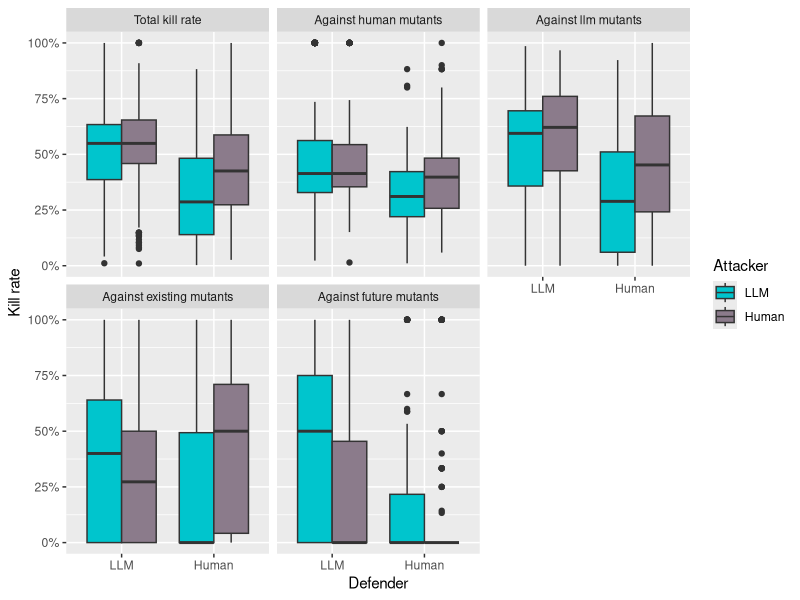
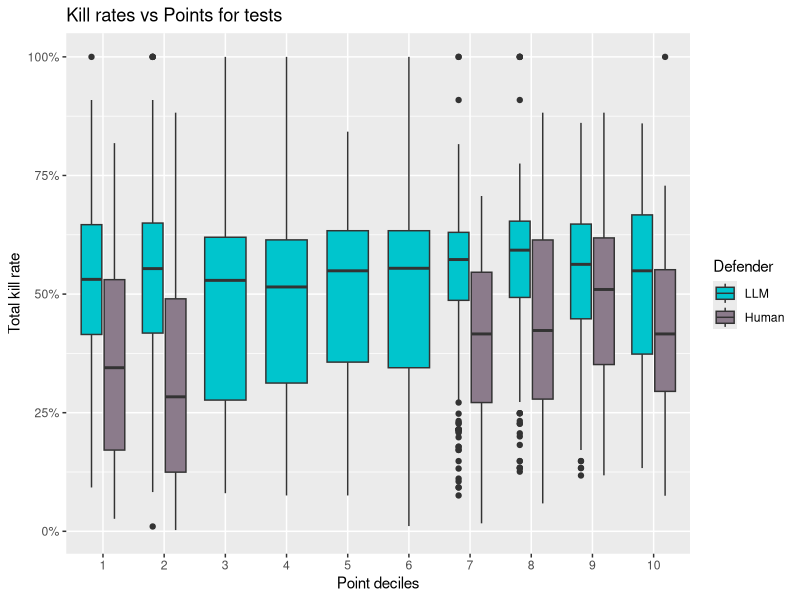
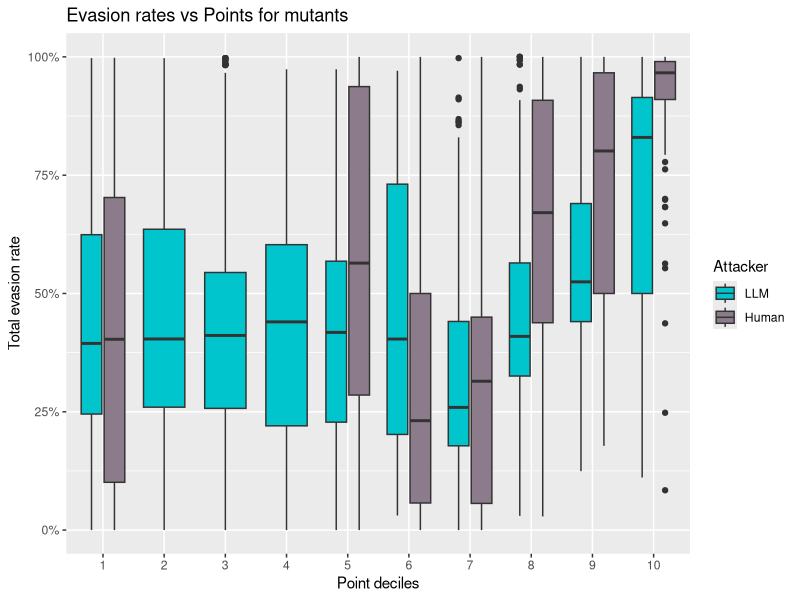
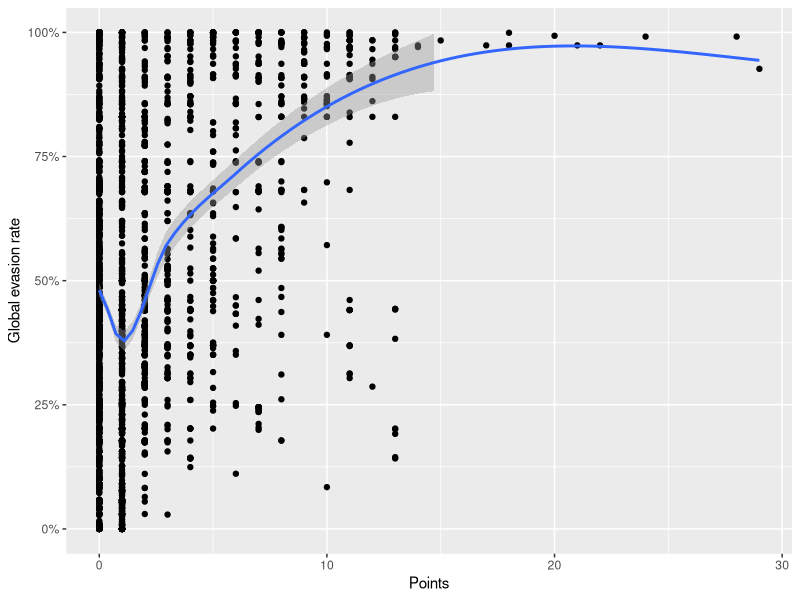
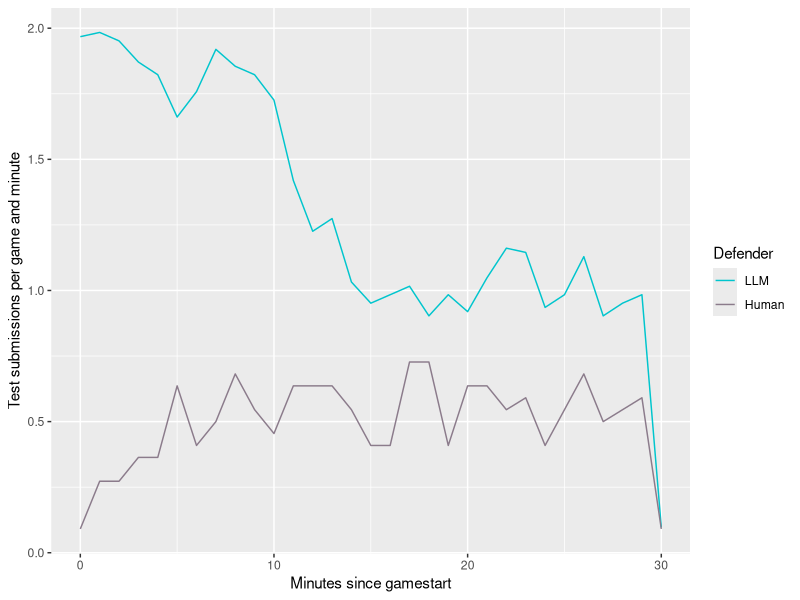
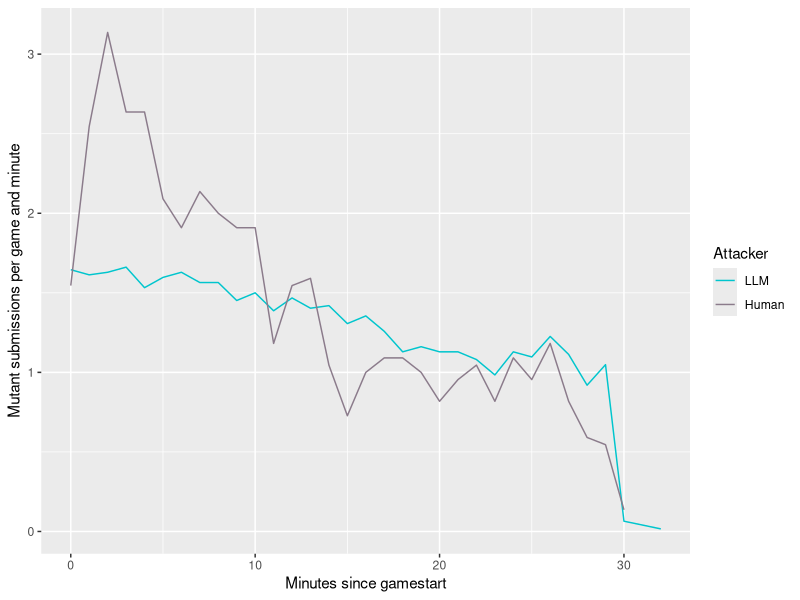
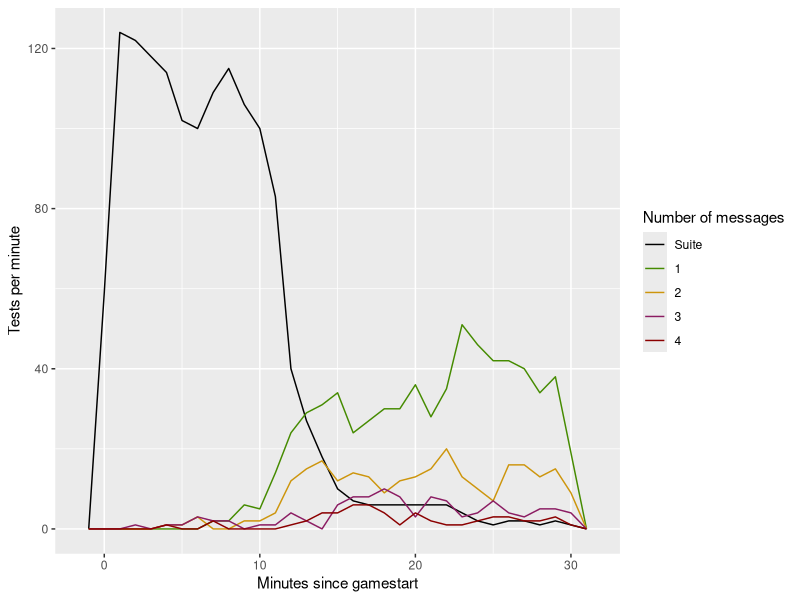
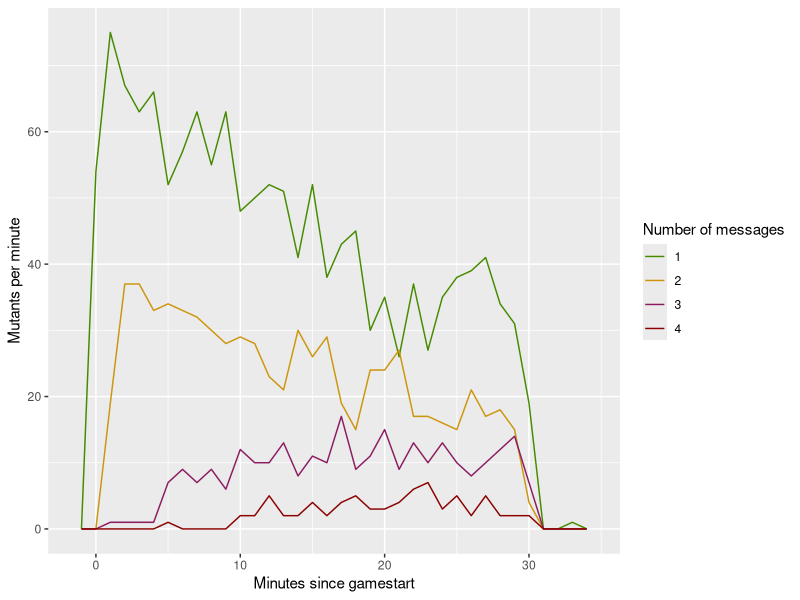

The R script that drew these images, in order:
## ---- chunk 1
knitr::opts_chunk$set(echo = F)
## ---- chunk 2
library(ggplot2)
library(dplyr)
library(viridisLite)
library(tidyr)
library(scales)
getwd()
detach.dfs <- function() {
  for (p in search()) {
    if (grepl("tests|mutants", p)) {
      detach(p, character.only = TRUE)
    }
  }
}

colors.opinion <- c("red", "orange", "grey", "cyan", "blue")
colors.actor <- c("turquoise3", "thistle4")
colors.quality <- c("#458B00", "darkgoldenrod3", "#8B1C62", "red4")

interpretation.opponent_opinion_human_or_ai <- as.factor(c(
  "Definitely human",
  "Probably human",
  "Don't know",
  "Probably ai",
  "Definitely ai"
))

levels.degree <- c(
  "Bachelor Informatik", 
  "Bachelor Internet Computing", 
  "Lehramt Informatik",
  "Artificial Intelligence")
levels.cut <- c(
  "ByteVector",
  "CharRange"
)

common_variables <- function(.data) {
  mutate(
    .data,
    llm_or_human = factor(llm_or_human, levels = c("LLM", "Human")),
    opponent_llm_or_human = factor(opponent_llm_or_human, levels = c("LLM", "Human")),
    cut = factor(cut, levels = levels.cut),
    author_degree = factor(author_degree, levels = levels.degree),
    opponent_degree = factor(opponent_degree, levels = levels.degree),
    experiment_round = factor(experiment_round),
    author_opinion_judged_programming_skill = factor(author_opinion_judged_programming_skill),
    author_opinion_judged_original = factor(author_opinion_judged_original),
    author_opinion_challenged = factor(author_opinion_challenged),
    author_opinion_fun = factor(author_opinion_fun),
    author_opinion_human_or_ai = factor(author_opinion_human_or_ai),
    opponent_opinion_judged_programming_skill = factor(opponent_opinion_judged_programming_skill),
    opponent_opinion_judged_original = factor(opponent_opinion_judged_original),
    opponent_opinion_challenged = factor(opponent_opinion_challenged),
    opponent_opinion_fun = factor(opponent_opinion_fun),
    opponent_opinion_human_or_ai = factor(opponent_opinion_human_or_ai),
  )
}
## ---- chunk 3
tests <- read.csv("test_data.csv") |>
  common_variables() |>
  mutate(
    is_equivalence_test = is_equivalence_test == "YES",
    kill_rate = (human_mutants_killed + llm_mutants_killed) / (human_mutants_killed + human_mutants_ignored + llm_mutants_killed + llm_mutants_ignored) |>
      replace_na(0),
    human_kill_rate = (human_mutants_killed / (human_mutants_killed + human_mutants_ignored)) |>
      replace_na(0),
    llm_kill_rate = (llm_mutants_killed / (llm_mutants_killed + llm_mutants_ignored)) |>
      replace_na(0),
    existing_kill_rate = (existing_mutants_killed / (existing_mutants_killed + existing_mutants_ignored)) |>
      replace_na(0),
    future_kill_rate = (future_mutants_killed / (future_mutants_killed + future_mutants_ignored)) |>
      replace_na(0),
  )

mutants <- read.csv("mutant_data.csv") |>
  common_variables() |>
  mutate(
    stillborn = stillborn == "YES",
    survived = survived == "YES",
    declared_equivalent = declared_equivalent == "YES",
    has_been_killed = human_tests_killed_by + llm_tests_killed_by > 0,
    
    evasion_rate = (human_tests_survived + llm_tests_survived) / (human_tests_survived + human_tests_killed_by + llm_tests_survived + llm_tests_killed_by) |>
      replace_na(0),
    human_evasion_rate = (human_tests_survived / (human_tests_survived + human_tests_killed_by)) |>
      replace_na(0),
    llm_evasion_rate = (llm_tests_survived / (llm_tests_survived + llm_tests_killed_by)) |>
      replace_na(0),
    existing_evasion_rate = (existing_tests_survived / (existing_tests_survived + existing_tests_killed_by)) |>
      replace_na(0),
    future_evasion_rate = (future_tests_survived / (future_tests_survived + future_tests_killed_by)) |>
      replace_na(0),
  )
  
number_of_test_games <- tests[!tests$is_equivalence_test,] |>
  group_by(
    llm_or_human,
  ) |>
  summarise(
    n = n_distinct(game_id)
  )
number_of_mutant_games <- mutants |>
  group_by(
    llm_or_human,
  ) |>
  summarise(
    n = n_distinct(game_id)
  )

deftests <- tests |> filter(!is_equivalence_test)
## ---- chunk 4

deftests |>
  pivot_longer(
    cols = c(kill_rate, llm_kill_rate, human_kill_rate, existing_kill_rate, future_kill_rate),
    names_to = "kill_rate_type",
    values_to = "kill_rate_value"
  ) |>
  mutate(kill_rate_type = factor(kill_rate_type, 
                                 levels = c(
                                   "kill_rate", 
                                   "human_kill_rate", 
                                   "llm_kill_rate", 
                                   "existing_kill_rate",
                                   "future_kill_rate"),
                                 labels = c(
                                   "Total kill rate",
                                   "Against human mutants",
                                   "Against llm mutants",
                                   "Against existing mutants",
                                   "Against future mutants"
                                 ))) |>
  ggplot(aes(x = llm_or_human, y = kill_rate_value, fill = opponent_llm_or_human)) + 
    geom_boxplot(position = "dodge") + 
    xlab("Defender") +
    scale_y_continuous(name = "Kill rate", labels = percent) + 
    scale_fill_manual(name = "Attacker", values = colors.actor) +
    facet_wrap( ~ kill_rate_type)
## ---- chunk 5
deftests |> 
  mutate(
    point_ntil = ntile(points, n = 10)
  ) |>
  group_by(point_ntil) |>
  ggplot(aes(y = kill_rate, x = factor(point_ntil), fill = llm_or_human)) +
    geom_boxplot() +
    scale_fill_manual(values = colors.actor, name = "Defender") + 
    ggtitle("Kill rates vs Points for tests") +
    xlab("Point deciles") + 
    ylab("Total kill rate") +
    scale_y_continuous(labels = percent)

## ---- chunk 6
mutants |> 
  filter(!(!has_been_killed &declared_equivalent)) |>
  mutate(
    point_ntil = ntile(points, n = 10)
  ) |>
  group_by(point_ntil) |>
  ggplot(aes(y = evasion_rate, x = factor(point_ntil), fill = llm_or_human)) +
    geom_boxplot() +
    scale_fill_manual(values = colors.actor, name = "Attacker") + 
    ggtitle("Evasion rates vs Points for mutants") +
    xlab("Point deciles") + 
    ylab("Total evasion rate") +
    scale_y_continuous(labels = percent)
## ---- chunk 7
ggplot(mutants, aes(x = points, y = evasion_rate)) +
  geom_point() + 
  geom_smooth(formula = y ~x, method = loess) +
  scale_y_continuous(limits = c(0,1), labels = percent, name = "Global evasion rate") + 
  xlab("Points")
## ---- chunk 8
timelineplot <- function(.data) {
  .data |>
  mutate(seconds_since_gamestart = floor(seconds_since_gamestart / 60)) |>
    rename(`Minutes since gamestart` = seconds_since_gamestart) |>
    mutate(
      part = as.numeric(ifelse(llm_or_human == "LLM",
                    1 / number_of_test_games[number_of_test_games$llm_or_human == "LLM","n"],
                    1 / number_of_test_games[number_of_test_games$llm_or_human == "Human","n"]
                    ))
    ) |>
    group_by(`Minutes since gamestart`, llm_or_human) |>
    summarise(
      part = sum(part)
    ) |>
  ggplot(aes(x = `Minutes since gamestart`, y = part, colour = llm_or_human)) +
    geom_line()
}

deftests |>
  timelineplot() +
  ylab("Test submissions per game and minute") +
  scale_colour_manual(values = colors.actor, name = "Defender")
## ---- chunk 9
mutants |>
  timelineplot() +
  ylab("Mutant submissions per game and minute") +
  scale_colour_manual(values = colors.actor, name = "Attacker")
## ---- chunk 10
deftests|>
  filter(llm_or_human == "LLM") |>
  mutate(number_of_messages = ifelse(is.na(number_of_messages), 0, number_of_messages)) |>
  mutate(number_of_messages = factor(number_of_messages,
                                     levels = c(0, 1,2,3,4),
                                     labels = c("Suite", "1", "2", "3", "4"))) |>
  mutate(seconds_since_gamestart = seconds_since_gamestart / 60) |>
  rename(`Minutes since gamestart` = seconds_since_gamestart) |>
  group_by(number_of_messages) |>
  ggplot(aes(x = `Minutes since gamestart`, colour = number_of_messages)) +
    geom_freqpoly(binwidth = 1) + 
    ylab("Tests per minute") +
    scale_colour_manual(name = "Number of messages", values = c("black", colors.quality))
  
## ---- chunk 11
mutants|>
  filter(llm_or_human == "LLM") |>
  mutate(number_of_messages = factor(number_of_messages,
                                     levels = c(0, 1,2,3,4),
                                     labels = c("Suite", "1", "2", "3", "4"))) |>
  mutate(seconds_since_gamestart = seconds_since_gamestart / 60) |>
  rename(`Minutes since gamestart` = seconds_since_gamestart) |>
  group_by(number_of_messages) |>
  ggplot(aes(x = `Minutes since gamestart`, colour = number_of_messages)) +
    geom_freqpoly(binwidth = 1) + 
    ylab("Mutants per minute") +
    scale_colour_manual(name = "Number of messages", values = c(colors.quality))
## ---- chunk 12
deftests |>
  filter(opponent_llm_or_human == "Human") |>
  group_by(game_id, author_nickname, opponent_opinion_human_or_ai, llm_or_human) |>
  mutate(opponent_opinion_human_or_ai = factor(opponent_opinion_human_or_ai, levels = 1:5, labels = interpretation.opponent_opinion_human_or_ai)) |>
  summarise(n = n()) |>
  ggplot(aes(x = llm_or_human, y = n, fill = opponent_opinion_human_or_ai)) + 
    geom_col(position = "fill", name = "Proportion") +
    scale_fill_manual(name = "Attacker's guess", values = colors.opinion) +
    xlab("Defender") +
    ylab("Proportion") +
    ggtitle("Defender Turing test") + 
    scale_y_continuous(labels = percent)

## ---- chunk 13
mutants |>
  filter(opponent_llm_or_human == "Human") |>
  group_by(game_id, author_nickname, opponent_opinion_human_or_ai, llm_or_human) |>
  mutate(opponent_opinion_human_or_ai = factor(opponent_opinion_human_or_ai, levels = 1:5, labels = interpretation.opponent_opinion_human_or_ai)) |>
  summarise(n = n()) |>
  ggplot(aes(x = llm_or_human, y = n, fill = opponent_opinion_human_or_ai)) + 
    geom_col(position = "fill", name = "Proportion") +
    scale_fill_manual(name = "Defender's guess", values = colors.opinion) +
    scale_y_continuous(labels = percent) +
    xlab("Attacker") +
    ylab("Proportion") + 
    ggtitle("Attacker Turing test")
## ---- chunk 14
mutants |>
  group_by(llm_or_human, opponent_llm_or_human) |>
  summarise(
    stillborn = mean(stillborn)
  ) |>
  ggplot(aes(x = llm_or_human, y = stillborn, fill = opponent_llm_or_human)) +
    geom_col(position = "dodge") +
    geom_text(
      aes(label = percent(stillborn)), 
      position = position_dodge(0.9),
      vjust = 1.5,
    ) +
    scale_fill_manual(name = "Defender", values = colors.actor) + 
    xlab("Attacker") + 
    ylab("Percentage") + 
    ggtitle("Percentages of stillborn mutants") +
    scale_y_continuous(labels = percent)

## ---- chunk 15
ggplot(data = mutants, aes(x = stillborn, y = evasion_rate, fill = llm_or_human)) +
  geom_boxplot(position = "dodge") +
  scale_fill_manual(name = "Attacker", values = colors.actor) +
  scale_y_continuous(labels = percent, name = "Evasion rate") +
  scale_x_discrete(labels = c("Not stillborn", "Stillborn"),) +
  xlab(NULL) +
  ggtitle("Total evasion rates of stillborn and not-stillborn mutants")
## ---- chunk 16

mutants |>
  group_by(
    llm_or_human,
    declared_equivalent,
    opponent_llm_or_human
  ) |>
  summarise(
    not_killed = mean(!has_been_killed)
  ) |>
  mutate(
    opponent_llm_or_human = paste(opponent_llm_or_human, "Defender")
  ) |>
  ggplot(
    aes(x = declared_equivalent, y = not_killed, fill = llm_or_human)
    ) +
    geom_col(position = "dodge") +
    geom_text(aes(
      label = percent(not_killed),
      vjust = -0.4
      ), position = position_dodge(0.9)) +
    facet_wrap( ~ opponent_llm_or_human,) + 
    scale_y_continuous(labels = percent, name = "Equivalent mutants") + 
    scale_x_discrete(labels = c("Not declared\n equivalent", "Declared equivalent")) +
    scale_fill_manual(name = "Attacker", values = colors.actor) +
    xlab(NULL)

  
## ---- chunk 17
mutants |>
  group_by(
    llm_or_human,
    opponent_llm_or_human,
    has_been_killed
  ) |>
  summarise(
    declared_equivalent = mean(declared_equivalent)
  ) |>
  mutate(
    opponent_llm_or_human = paste(opponent_llm_or_human, "Defender")
  ) |>
  ggplot(
    aes(x = has_been_killed, y = declared_equivalent, fill = llm_or_human)
    ) +
    geom_col(position = "dodge") +
    geom_text(aes(
      label = percent(declared_equivalent),
      vjust = -0.4
      ), position = position_dodge(0.9)) +
    facet_wrap( ~ opponent_llm_or_human,) + 
    scale_y_continuous(labels = percent, name = "Mutants declared as equivalent") + 
    scale_x_discrete(labels = c("Equivalent", "Not equivalent")) +
    scale_fill_manual(name = "Attacker", values = colors.actor) +
    ggtitle("Equivalent mutants") + 
    xlab(NULL)
